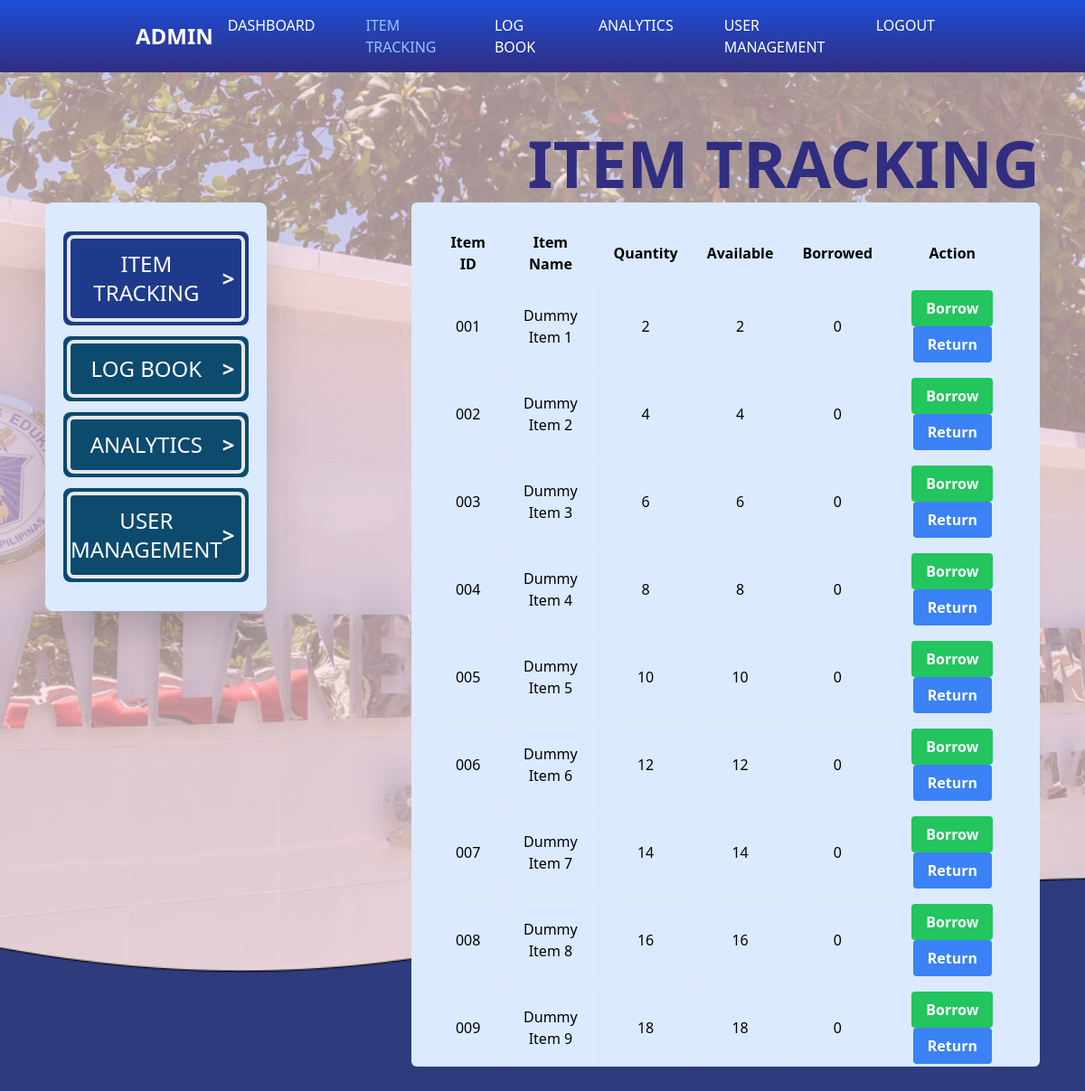
Screenshot of /tracking/ with the database file from the repository.
### qr_system/models.py (models this page shows, shortened)
class Item(models.Model):
    item_id = models.CharField(max_length=50, unique=True)
    item_name = models.CharField(max_length=100)
    quantity = models.PositiveIntegerField()
    available = models.PositiveIntegerField(default=0)
    borrowed = models.PositiveIntegerField(default=0)

### qr_system/views.py (the view)
# urls.py: path('tracking/', views.tracking, name='tracking-page'),
def tracking(request):
    items = Item.objects.all()
    return render(request, 'qr_system/tracking.html', {'items': items})

### qr_system/templates/qr_system/tracking.html (shortened to what this page needs)
{% load static %}
<!DOCTYPE html>
<html lang="en">
<head>
    <script src="https://cdn.tailwindcss.com"></script>
</head>
<body class="bg-fixed bg-cover bg-center bg-image overflow-hidden">
    <div class="relative h-auto">
        <div class="w-full bg-gradient-to-t from-indigo-900 to-blue-700 text-white py-4">
            <div class="w-9/12 mx-auto flex justify-between items-center uppercase">
                <div class="text-2xl font-black ">Admin</div>
                <div class="flex space-x-6">
                    <a href="{% url 'home-page' %}" class="px-4 hover:text-blue-300">Dashboard</a>
                    <a href="{% url 'tracking-page' %}" class="px-4 text-blue-300">Item Tracking</a>
                    <a href="{% url 'logbook-page' %}" class="px-4 hover:text-blue-300">Log Book</a>
                    <a href="{% url 'analytics-page' %}" class="px-4 hover:text-blue-300">Analytics</a>
                    <a href="{% url 'account-page' %}" class="px-4 hover:text-blue-300">User Management</a>
                    <a href="#logout" class="px-4 hover:text-blue-300">Logout</a>
                </div>
            </div>
        </div>
        <div class="w-11/12 mx-auto h-screen ">
            <h1 class="text-7xl font-black text-indigo-900 text-right mt-16 mb-0 stroke-white">ITEM TRACKING</h1>
            <div class="flex flex-column mt-2 h-5/6">
                <div class="p-0 flex w-full h-full">
                    <div class="w-1/4 m-0">
                        <div class="shadow-2xl bg-blue-100 p-5 rounded-lg">
                            <a href="{% url 'tracking-page' %}">
                                <div class="w-full mx-auto bg-blue-900 p-1 rounded-lg my-3">
                                    <button
                                        class="w-full bg-blue-900 text-white border-4 border-opacity-0 rounded-lg py-3 text-2xl relative">
                                        <div class="flex justify-between items-center">
                                            <div class="w-full z-20">ITEM TRACKING</div>
                                            <div class="z-10 mr-2 font-black">&gt;</div>
                                        </div>
                                    </button>
                                </div>
                            </a>
                            <a href="{% url 'logbook-page' %}">
                                <div class="w-full mx-auto bg-sky-900 hover:bg-blue-900 p-1 rounded-lg my-3">
                                    <button
                                        class="w-full bg-sky-900 hover:bg-blue-900 text-white border-4 border-opacity-0 rounded-lg py-3 text-2xl relative">
                                        <div class="flex justify-between items-center">
                                            <div class="w-full z-20">LOG BOOK</div>
                                            <div class="z-10 mr-2 font-black">&gt;</div>
                                        </div>
                                    </button>
                                </div>
                            </a>
                            <a href="{% url 'analytics-page' %}">
                                <div class="w-full mx-auto bg-sky-900 hover:bg-blue-900 p-1 rounded-lg my-3">
                                    <button
                                        class="w-full bg-sky-900 hover:bg-blue-900 text-white border-4 border-opacity-0 rounded-lg py-3 text-2xl relative">
                                        <div class="flex justify-between items-center">
                                            <div class="w-full z-20">ANALYTICS</div>
                                            <div class="z-10 mr-2 font-black">&gt;</div>
                                        </div>
                                    </button>
                                </div>
                            </a>
                            <a href="{% url 'account-page' %}">
                                <div class="w-full mx-auto bg-sky-900 hover:bg-blue-900 p-1 rounded-lg my-3">
                                    <button
                                        class="w-full bg-sky-900 hover:bg-blue-900 text-white border-4 border-opacity-0 rounded-lg py-3 text-2xl relative">
                                        <div class="flex justify-between items-center">
                                            <div class="w-full z-20">USER MANAGEMENT</div>
                                            <div class="z-10 mr-2 font-black">&gt;</div>
                                        </div>
                                    </button>
                                </div>
                            </a>
                        </div>
                    </div>
                    <div class="w-11/12 pl-40 text-center h-5/6">
                        <div class="bg-blue-100 h-full p-6 rounded-md overflow-y-auto">
                            <table class="table-auto w-full">
                                <thead>
                                    <tr>
                                        <th class="px-4 py-2">Item ID</th>
                                        <th class="px-4 py-2">Item Name</th>
                                        <th class="px-4 py-2">Quantity</th>
                                        <th class="px-4 py-2">Available</th>
                                        <th class="px-4 py-2">Borrowed</th>
                                        <th class="px-4 py-2">Action</th>
                                    </tr>
                                </thead>
                                <tbody>
                                    {% for item in items %}
                                    <tr>
                                        <td class="border px-4 py-2">{{ item.item_id }}</td>
                                        <td class="border px-4 py-2">{{ item.item_name }}</td>
                                        <td class="border px-4 py-2">{{ item.quantity }}</td>
                                        <td class="border px-4 py-2">{{ item.available }}</td>
                                        <td class="border px-4 py-2">{{ item.borrowed }}</td>
                                        <td class="border px-4 py-2">
                                            <button
                                                class="bg-green-500 hover:bg-green-700 text-white font-bold py-2 px-4 rounded"
                                                onclick="borrowItem('{{ item.item_id }}')">Borrow</button>
                                            <button
                                                class="bg-blue-500 hover:bg-blue-700 text-white font-bold py-2 px-4 rounded"
                                                onclick="returnItem('{{ item.item_id }}')">Return</button>
                                        </td>
                                    </tr>
                                    {% endfor %}
                                </tbody>
                            </table>
                        </div>
                    </div>
                </div>
            </div>
        </div>
</body>
</html>

### rows the page displays
Item: item_id "001", item_name "Dummy Item 1", quantity "2", available "2", borrowed "0"
Item: item_id "002", item_name "Dummy Item 2", quantity "4", available "4", borrowed "0"
Item: item_id "003", item_name "Dummy Item 3", quantity "6", available "6", borrowed "0"
Item: item_id "004", item_name "Dummy Item 4", quantity "8", available "8", borrowed "0"
Item: item_id "005", item_name "Dummy Item 5", quantity "10", available "10", borrowed "0"
Item: item_id "006", item_name "Dummy Item 6", quantity "12", available "12", borrowed "0"
Item: item_id "007", item_name "Dummy Item 7", quantity "14", available "14", borrowed "0"
Item: item_id "008", item_name "Dummy Item 8", quantity "16", available "16", borrowed "0"
Item: item_id "009", item_name "Dummy Item 9", quantity "18", available "18", borrowed "0"
